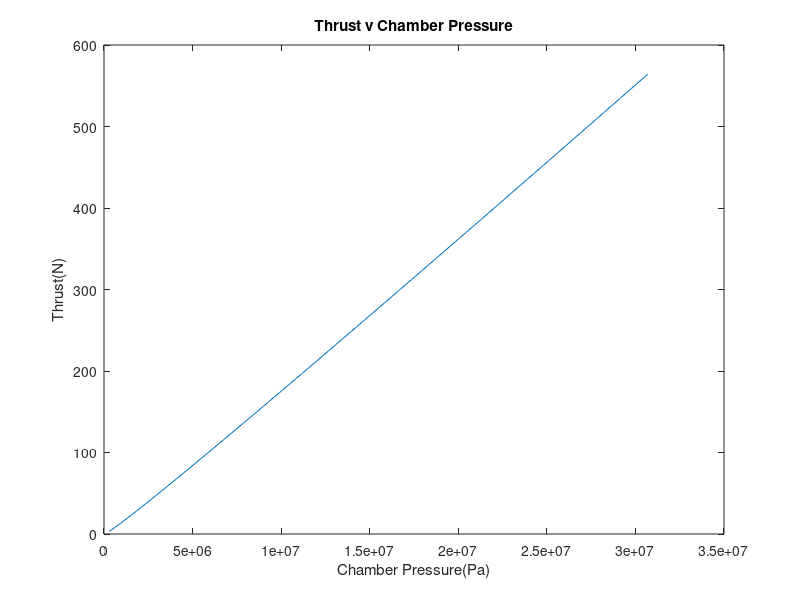

The MATLAB source for this figure:
%% Setup
clc;
clear;

%% Initial Conditions
Tank_total_Pressure_init = 3.1e+7; %Pa
Tank_total_Temp_init = 298.15; %K
Thrust_eff = 0.90; % Efficiency of Nozzle
P_atm = 1.01e5; %Pa - Exit Pressure Equals Atm pressure
d_star = 4.0e-3; %m
%d_exit = 2.5e-2; %m
P_c = .01*Tank_total_Pressure_init; %Pa
k = 1.4; % Specific Heat Ratio
R_gas = 296; %J/kg/K\

%m_tank_init = Tank_total_Pressure_init*V_tank/R_gas/Tank_total_Temp_init;
A_star = pi/4*d_star^2;

%% Simulate Change in Thrust as Chamber Pressure Increases
P_chamber(1) = P_c;
n = 1;
pressure_step = .01*Tank_total_Pressure_init;
while P_chamber(n) < Tank_total_Pressure_init

    C_f(n) = sqrt(2*k*k/(k-1)*(2/(k+1))^((k+1)/(k-1))*(1 - (P_atm/P_chamber(n))^((k-1)/k)));
    Thrust(n) = P_chamber(n)*A_star*C_f(n)*Thrust_eff;
    
    %Update iteration values
    P_chamber(n+1) = P_chamber(n) + pressure_step;
    n = n+1; 
end
n = n-1;
figure(1)
plot(P_chamber(1:n),Thrust(1:n))
title('Thrust v Chamber Pressure')
xlabel('Chamber Pressure(Pa)');
ylabel('Thrust(N)');
